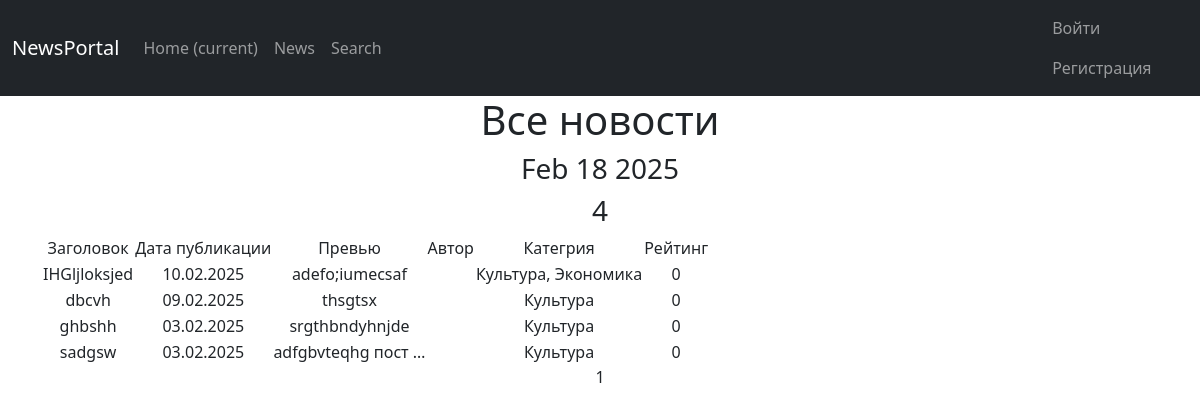
Page /news/ on the committed database.
### news/models.py (models this page shows, shortened)
class Post(models.Model):
	article = "AR"
	news = "NW"
	POST_TYPE = [
		(article, "Статья"),
		(news, "Новость")
	]
	author = models.ForeignKey(Author, on_delete=models.CASCADE)
	post_type = models.CharField(max_length=2, choices=POST_TYPE)
	name = models.CharField(max_length=255, help_text=_('post title'))
	post = models.TextField()
	time = models.DateTimeField(auto_now_add=True)
	rating = models.IntegerField(default=0)
	category = models.ManyToManyField(Category, through='PostCategory')
	pass

class Category(models.Model):
	politics = 'PO'
	kulture = 'KU'
	showbiz = 'SH'
	economy = 'EC'
	science = 'SC'
	sport = 'SP'
	trevel = 'TR'
	CATEGORY_CHOICES = [
		(politics, 'Политика'),
		(kulture, 'Культура'),
		(showbiz, 'Шоу-Бизнес'),
		(economy, 'Экономика'),
		(science, 'Наука и Техника'),
		(sport, 'Спорт'),
		(trevel, 'Путешествия')
	]
	name = models.CharField(max_length=2, choices=CATEGORY_CHOICES, unique=True)
	subscribers = models.ManyToManyField(User, related_name='subsribed_categories', blank=True)
	pass

### news/views.py (the view)
# urls.py: path('news/', cache_page(60)(PostList.as_view()), name='posts_list'),
class PostList(ListView):
	model = Post
	ordering = '-time'
	template_name = 'posts.html'
	context_object_name = 'posts'
	paginate_by = 10

### news/templatetags/custom_filters.py (called while the page is built)
@register.filter
def get_category_name(category):
	return dict(Category.CATEGORY_CHOICES)[category.name]

### news/templatetags/custom_tags.py (called while the page is built)
@register.simple_tag()
def current_time(format_string='%b %d %Y'):
	return datetime.now(timezone.utc).strftime(format_string)

### templates/posts.html (shortened to what this page needs)
{% extends 'flatpages/default.html' %}
{% load custom_filters %}
{% load custom_tags %}
{% block content %}
    <h1>Все новости</h1>
    <h3>{% current_time '%b %d %Y' %}</h3>
    <h3>{{ posts|length }}</h3>
    {% if posts %}
        <table>
            <tr>
                <td>Заголовок</td>
                <td>Дата публикации</td>
                <td>Превью</td>
                <td>Автор</td>
                <td>Категрия</td>
                <td>Рейтинг</td>
            </tr>
            {% for post in posts %}
            <tr>
                <td>{{post.name}}</td>
                <td>{{post.time|date:"d.m.Y"}}</td>
                <td>{{post.post|truncatewords:2}}</td>
                <td>{{post.author.full_name}}</td>
                <td>
                    {% for category in post.category.all %}
                        {{ category|get_category_name }}{% if not forloop.last %}, {% endif %}
                    {% empty %}
                        Без категории
                     {% endfor %}
                </td>
                <td>{{post.rating}}</td>
            </tr>
            {% endfor %}
        </table>
    {% else %}
        <h2>Новостей нет!</h2>
    {% endif %}
    {{ page_obj.number }}
{% endblock content %}

### rows in the picture
Post: name "IHGljloksjed", time "10.02.2025", post "adefo;iumecsaf", rating "0"
Category: name "Культура"
Category: name "Экономика"
Post: name "dbcvh", time "09.02.2025", post "thsgtsx", rating "0"
Post: name "ghbshh", time "03.02.2025", post "srgthbndyhnjde", rating "0"
Post: name "sadgsw", time "03.02.2025", post "adfgbvteqhg пост …", rating "0"

### other values in the picture
{{ posts|length }} "4"
{{ page_obj.number }} "1"
